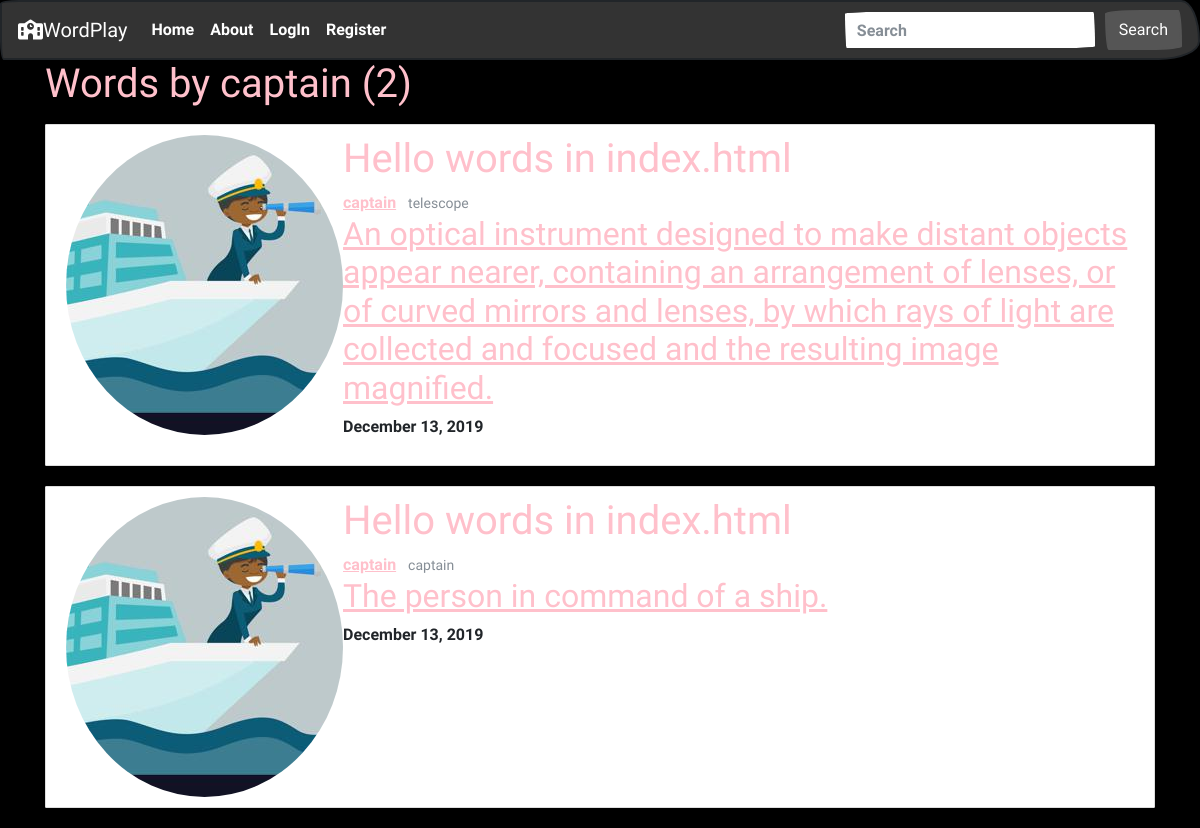
Screenshot of /player/captain with the database file from the repository.
### words/models.py (models this page shows, shortened)
class Words(models.Model):
    noun = models.CharField(max_length=100)
    define = models.TextField()
    date_posted = models.DateTimeField(default=timezone.now)
    player = models.ForeignKey(User, on_delete=models.CASCADE)

### accounts/models.py (models this page shows, shortened)
class Profile(models.Model):
    user = models.OneToOneField(User, on_delete=models.CASCADE)
    image = models.ImageField(default='default.jpg', upload_to='profile_pics')

### words/views.py (the view)
# urls.py: path('player/<str:username>', PlayerWordListView.as_view(), name='player-words'),
class PlayerWordListView(ListView):
    model = Words
    template_name = 'words/player_words.html'
    context_object_name = 'vocab'
    ordering = ['-date_posted'] # newst post to oldest post
    paginate_by = 5
    def get_queryset(self):
        user = get_object_or_404(User, username=self.kwargs.get('username'))
        return Words.objects.filter(player=user).order_by('-date_posted')

### words/templates/words/player_words.html (shortened to what this page needs)
{% extends "words/base.html" %}
{% block content %}
<h1 class="mb-3">Words by {{ view.kwargs.username}} ({{ page_obj.paginator.count }})</h1>
{% for voc in vocab %}
<article class="media content-section">
    <img class="rounded-circle" src="{{ voc.player.profile.image.url }}" alt="">
    <div class="media-body">
        <div class="article-metadata">
            <h1>Hello words in index.html</h1>
          <a class="mr-2" href="{% url 'player-words' voc.player.username %}">{{ voc.player }}</a>
          <small class="text-muted">{{ voc.noun }}</small>
        </div>
    <h2><a class="article-title" href="{% url 'words-detail' voc.id %}">{{ voc.define }}</a></h2>
    <p class="article-content">{{ voc.date_posted|date:"F d, Y" }}</p>
    </div>
</article>
{% endfor %}
{% endblock content %}

### words/static/words/main.css (style rules this page uses)
body { background: black; }
h1, h2, a { color: pink; }
.content-section { background: #ffffff; padding: 10px 20px; border: 1px solid #dddddd; border-radius: 1px; margin-bottom: 20px; }

### rows the page displays
Words: player.profile.image (picture), player "captain", noun "telescope", define "An optical instrument designed to make distant objects appear nearer, containing an arrangement of lenses, or of curved mirrors and lenses, by which rays of light are collected and focused and the resulting image magnified.", date_posted "December 13, 2019"
Words: player.profile.image (picture), player "captain", noun "captain", define "The person in command of a ship.", date_posted "December 13, 2019"

### other values shown
{{ view.kwargs.username }} "captain"
{{ page_obj.paginator.count }} "2"
